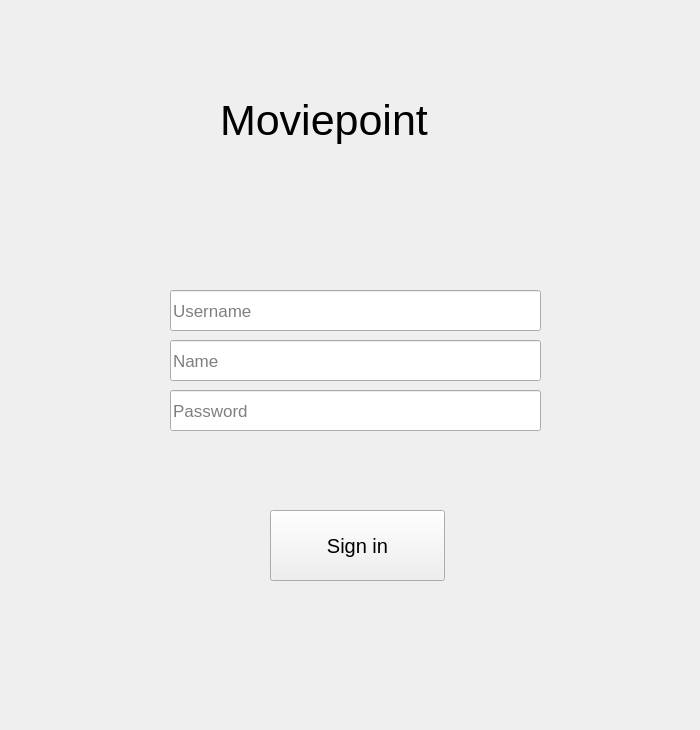
<?xml version="1.0" encoding="UTF-8"?>
<ui version="4.0">
 <class>Log_in_page</class>
 <widget class="QWidget" name="Log_in_page">
  <property name="geometry">
   <rect>
    <x>0</x>
    <y>0</y>
    <width>700</width>
    <height>730</height>
   </rect>
  </property>
  <property name="font">
   <font>
    <pointsize>15</pointsize>
    <weight>50</weight>
    <bold>false</bold>
   </font>
  </property>
  <property name="windowTitle">
   <string>Form</string>
  </property>
  <widget class="QLabel" name="title">
   <property name="geometry">
    <rect>
     <x>220</x>
     <y>90</y>
     <width>251</width>
     <height>61</height>
    </rect>
   </property>
   <property name="font">
    <font>
     <pointsize>32</pointsize>
    </font>
   </property>
   <property name="text">
    <string>Moviepoint</string>
   </property>
  </widget>
  <widget class="QLineEdit" name="User_name_input">
   <property name="geometry">
    <rect>
     <x>170</x>
     <y>290</y>
     <width>371</width>
     <height>41</height>
    </rect>
   </property>
   <property name="font">
    <font>
     <pointsize>13</pointsize>
    </font>
   </property>
   <property name="placeholderText">
    <string>Username</string>
   </property>
  </widget>
  <widget class="QLineEdit" name="name_input">
   <property name="geometry">
    <rect>
     <x>170</x>
     <y>340</y>
     <width>371</width>
     <height>41</height>
    </rect>
   </property>
   <property name="font">
    <font>
     <pointsize>13</pointsize>
    </font>
   </property>
   <property name="placeholderText">
    <string>Name</string>
   </property>
  </widget>
  <widget class="QPushButton" name="sign_in_button">
   <property name="geometry">
    <rect>
     <x>270</x>
     <y>510</y>
     <width>175</width>
     <height>71</height>
    </rect>
   </property>
   <property name="text">
    <string>Sign in</string>
   </property>
  </widget>
  <widget class="QLineEdit" name="verify_password_input">
   <property name="geometry">
    <rect>
     <x>170</x>
     <y>390</y>
     <width>371</width>
     <height>41</height>
    </rect>
   </property>
   <property name="font">
    <font>
     <pointsize>13</pointsize>
    </font>
   </property>
   <property name="placeholderText">
    <string>Password</string>
   </property>
  </widget>
 </widget>
 <resources/>
 <connections/>
</ui>
